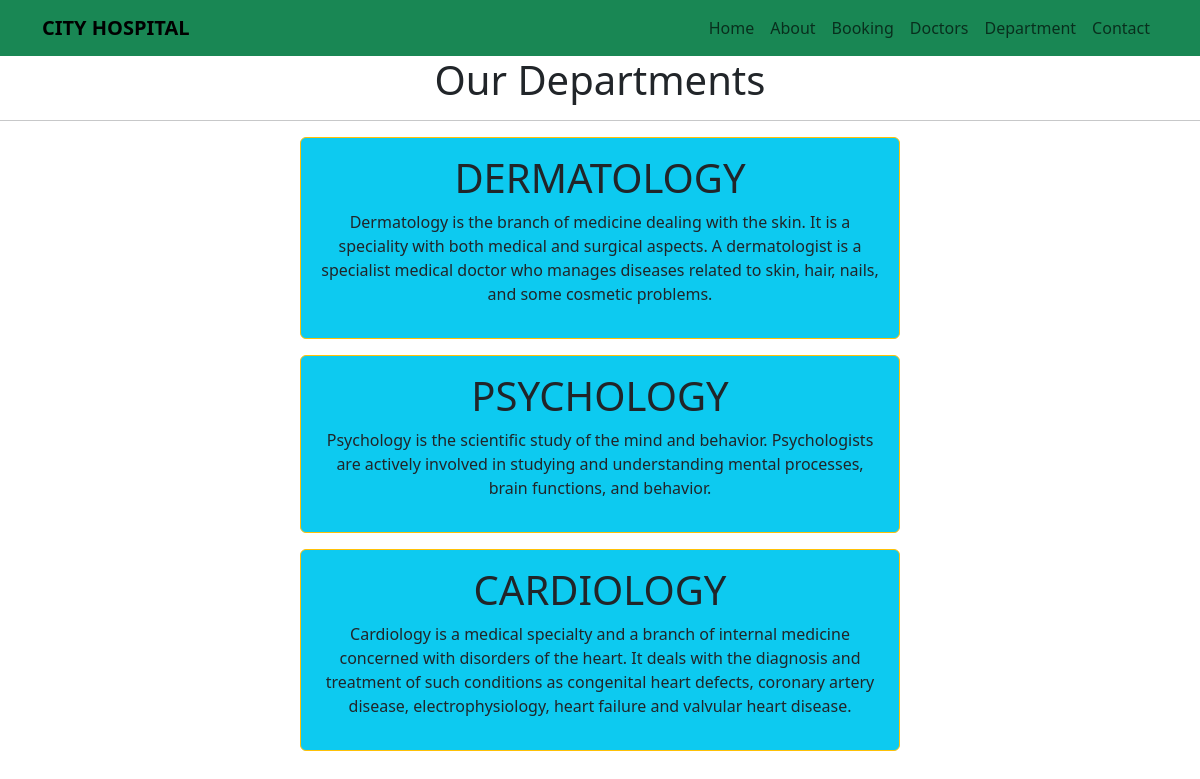
Screenshot of /department with the database file from the repository.
### home/models.py (models this page shows, shortened)
class departments(models.Model):
    dep_name=models.CharField(max_length=100)
    dep_description=models.TextField()

### home/views.py (the view)
# urls.py: path('department',views.department,name='department'),
def department(request):
    dict_dep={
        'dept':departments.objects.all()
    }
    return render(request,'department.html',dict_dep)

### templates/department.html (shortened to what this page needs)
{% extends 'base.html' %}
{% block content %}
<h1 class="text-center">Our Departments</h1>
<hr>
{% for d in dept %}
<div class="mx-auto w-50 bg-info text-center p-3 my-3 border border-warning rounded">
    <h1 class="text-center">{{d.dep_name}}</h1>
    <p class="text-center">{{d.dep_description}}</p>
</div>
{% endfor %}
{% endblock %}

### templates/base.html (shortened to what this page needs)
{% load static %}
<!DOCTYPE html>
<html lang="en">
<head>
  <link href="https://cdn.jsdelivr.net/npm/bootstrap@5.3.0/dist/css/bootstrap.min.css" rel="stylesheet">
  <link rel="stylesheet" href="{% static '/css/style.css'%}">
 </head>
<body>
  <nav class="navbar navbar-expand-lg navbar-light bg-success">
    <div class="container">
      <a class="navbar-brand" href="{% url  'home'%}">CITY HOSPITAL</a>
      <div class="collapse navbar-collapse" id="navbarNav">
        <ul class="navbar-nav ms-auto">
          <li class="nav-item">
            <a class="nav-link" href="{% url  'home'%}">Home</a>
          </li>
          <li class="nav-item">
            <a class="nav-link" href="{% url  'about'%}">About</a>
          </li>
          <li class="nav-item">
            <a class="nav-link" href="{% url  'booking'%}">Booking</a>
          </li>
          <li class="nav-item">
            <a class="nav-link" href="{% url  'doctors'%}">Doctors</a>
          </li>
          <li class="nav-item">
            <a class="nav-link" href="{% url  'department'%}">Department</a>
          </li>
          <li class="nav-item">
            <a class="nav-link" href="{% url  'contact'%}">Contact</a>
          </li>
        </ul>
      </div>
    </div>
  </nav>
  {% block content %}
  {% endblock %}
</body>
</html>

### static/css/style.css (style rules this page uses)
a { font-weight: bold; color:burlywood; }

### rows the page displays
departments: dep_name "DERMATOLOGY", dep_description "Dermatology is the branch of medicine dealing with the skin. It is a speciality with both medical and surgical aspects. A dermatologist is a specialist medical doctor who manages diseases related to skin, hair, nails, and some cosmetic problems."
departments: dep_name "PSYCHOLOGY", dep_description "Psychology is the scientific study of the mind and behavior. Psychologists are actively involved in studying and understanding mental processes, brain functions, and behavior."
departments: dep_name "CARDIOLOGY", dep_description "Cardiology is a medical specialty and a branch of internal medicine concerned with disorders of the heart. It deals with the diagnosis and treatment of such conditions as congenital heart defects, coronary artery disease, electrophysiology, heart failure and valvular heart disease."
